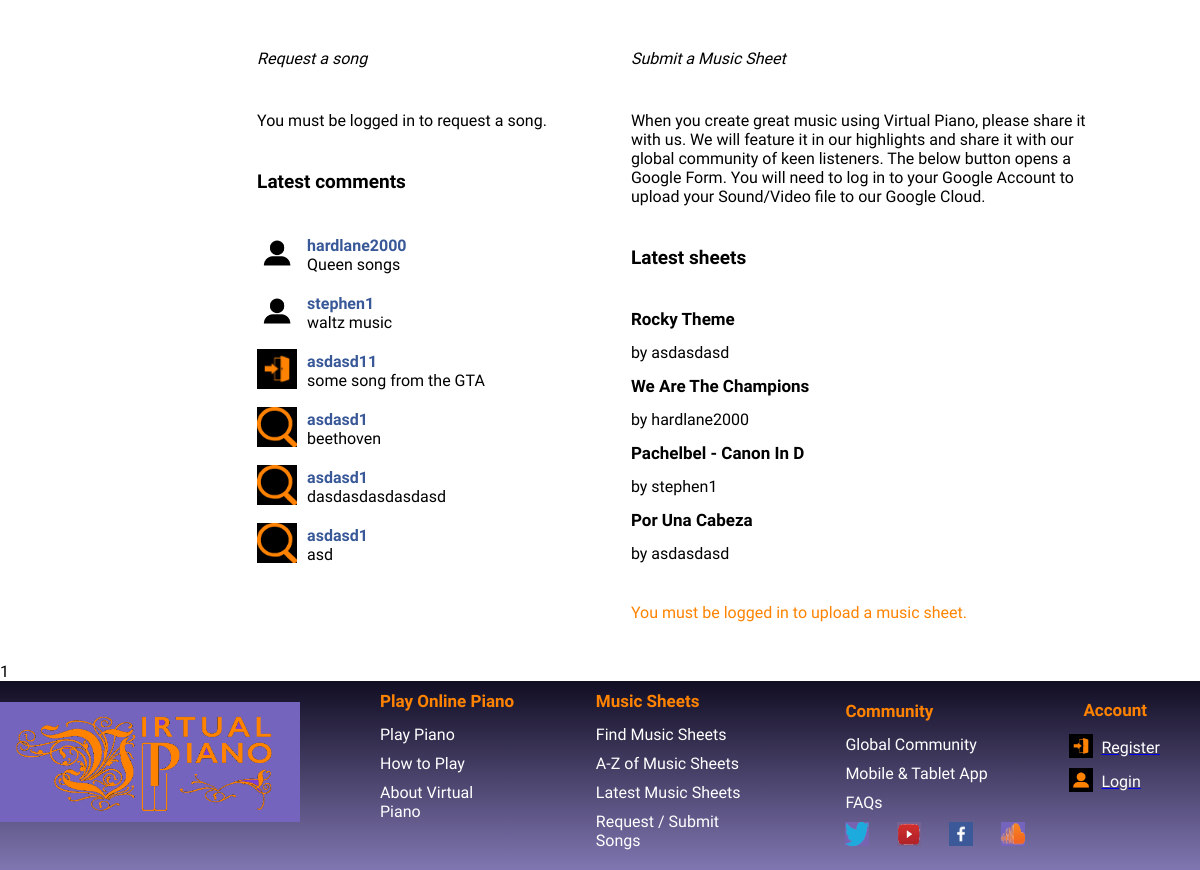
/music/ (lower part), run on an earlier commit of the app's database.
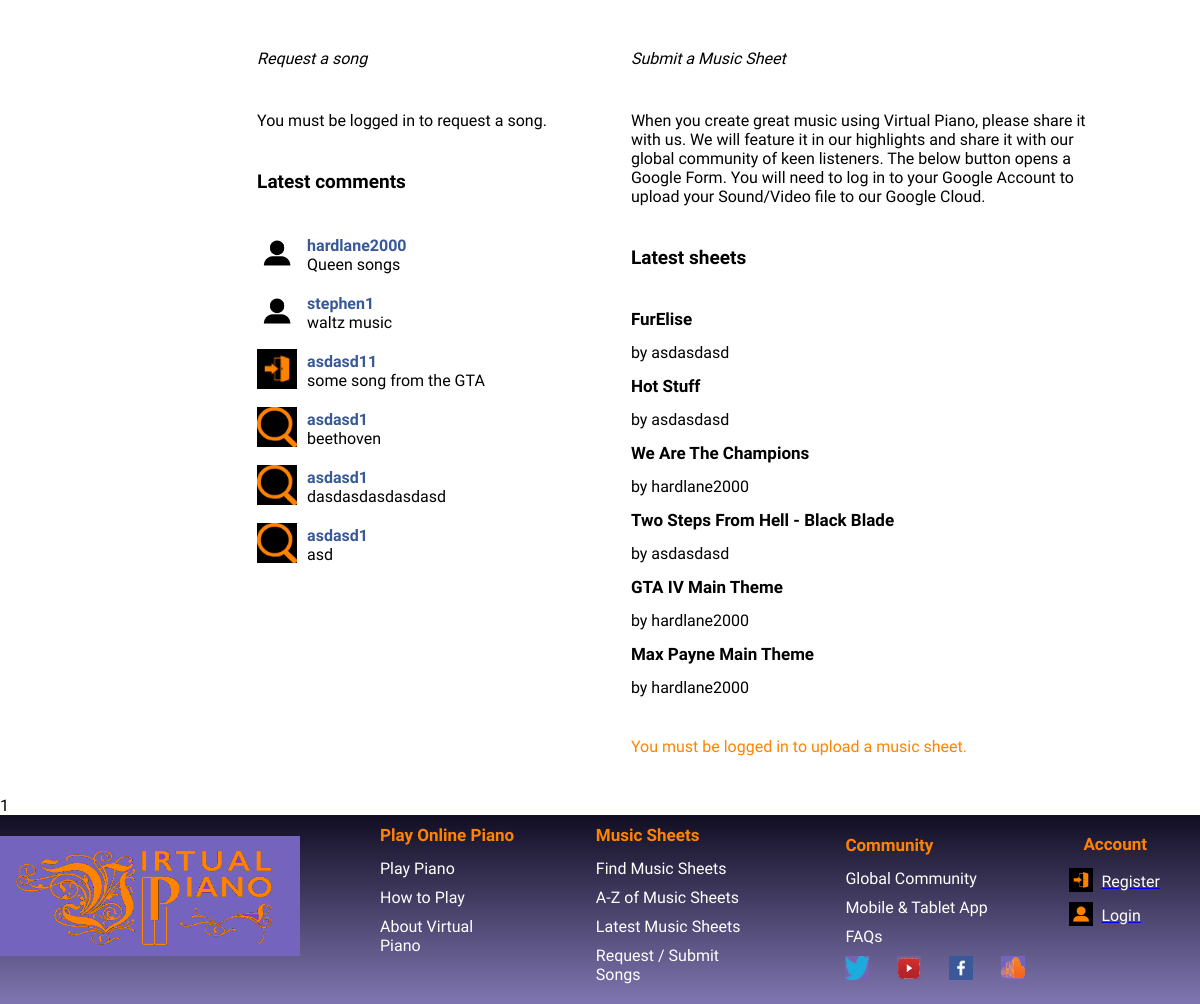
And on a later commit of the database.
### db_models.py (models this page shows, shortened)
class MusicSheet(db.Model):
    __bind_key__ = "music_sheets"
    id = db.Column(db.Integer, primary_key=True)
    title = db.Column(db.String(100), nullable=False, unique=True)
    content = db.Column(db.Text, nullable=False)
    author = db.Column(db.String(100), nullable=False)
    genre = db.Column(db.String(100))
    datetime = db.Column(db.DateTime, default = datetime.utcnow)

### routing/routes_music.py (the view)
@music_pages.route('/')
def music():
    if current_user.is_anonymous:
        return render_template("/music/music_sheets.html", comments = get_comments(), latest_music = get_latest_music())
    return render_template("/music/music_sheets.html", loggedinuser=current_user.username, avatar = get_avatar_for_a_user(current_user.username), comments = get_comments(), latest_music = get_latest_music(),
                           admin = is_admin(current_user.username))

### subsidiary_functions.py (called while the page is built)
def get_avatar_for_a_user(username):
    if not isinstance(username, str):
        raise TypeError('Expected string input')
    try:
        return db.session.query(Avatar).filter_by(img_username = username).all()[0].img_link
    except:
        return False

def get_latest_music():
    all_sheets = MusicSheet.query.order_by(MusicSheet.datetime).all()
    all_sheets.reverse()
    return all_sheets

def get_comments():
    comments = [vars(Comment.query.all()[i]).copy() for i in range(len(db.session.query(Comment).all()))]
    for comment in comments:
        comment["avatar"] = get_avatar_for_a_user(comment["author"])
    comments = sorted(comments, key = itemgetter("datetime"), reverse = True)
    return comments

### Templates/music/music_sheets.html (shortened to what this page needs)
{% extends 'base.html' %}
{% block head %}
    <link rel = "stylesheet" href = "{{ url_for('static', filename = '/css/music_sheets.css') }}">
{% endblock %}
{% block body %}
<div class = "music_sheets_lists_browse_2">
    <div class = "music_sheets_request">
        <div class = "music_sheets_request_title">
            Request a song
        </div>
        <div class = "music_sheets_request_content">
            {% if not loggedinuser %}
                You must be logged in to request a song.
            {% endif %}
        </div>
        <div class = "music_sheets_comments">
            <div class = "music_sheets_comments_title">
                Latest comments
            </div>
            {% for comment in comments %}
            <div class = "music_sheets_comment">
                <div class = "music_sheets_comment_avatar">
                    {% if comment.avatar %}
                    <img src = "{{ url_for('static', filename = '/uploads/images/' + comment.avatar ) }}">
                    {% else %}
                    <img src = "{{ url_for('static', filename = '/images/login-icon.jpg') }}">
                    {% endif %}
                </div>
                    <div class = "music_sheets_comment_content">
                        <div class = "music_sheets_comment_content_username">
                            {{ comment.author }}
                        </div>
                        <div class = "music_sheets_comment_content_content">
                            {{ comment.content }}
                        </div>
                    </div>
            </div>
            {% endfor %}
        </div>
    </div>
    <div class = "music_sheets_submit">
        <div class = "music_sheets_submit_title">
            Submit a Music Sheet
        </div>
        <div class = "music_sheets_submit_content">
            When you create great music using Virtual Piano, please share it with us. We will feature it in our highlights and share it with our global community of keen listeners.
            The below button opens a Google Form. You will need to log in to your Google Account to upload your Sound/Video file to our Google Cloud.
        </div>
        <div class = "music_sheets_submit_content_title">
            Latest sheets
        </div>
        <div class = "music_sheets_submit_content_latest_music">
            {% for sheet in latest_music %}
            <div class = "latest_music_title">
            <a class = "music_link" href = "/music/sheets/{{ sheet.id }}">
                {{ sheet.title.split(".")[0] }}
            </a>
            </div>
            <div class = "latest_music_user">
            by {{ sheet.author }}
            </div>
            {% endfor %}
        </div>
        <div class = "music_sheets_upload">
            {% if loggedinuser %}
                <div class = "music_sheets_upload_1">
                    <a href = "/upload">
                        Upload a sheet
                    </a>
                </div>
            {% else %}
            <a href = "/login">You must be logged in to upload a music sheet.</a>
            {% endif %}
        </div>
    </div>
</div>
<div class = "music_sheets_found_music">
    1
</div>
{% endblock %}

What changed in the data, as far as the page shows it:
removed MusicSheet: title "Rocky Theme", author "asdasdasd"
removed MusicSheet: title "Pachelbel - Canon In D", author "stephen1"
removed MusicSheet: title "Por Una Cabeza", author "asdasdasd"
added MusicSheet: title "FurElise", author "asdasdasd"
added MusicSheet: title "Hot Stuff", author "asdasdasd"
added MusicSheet: title "Two Steps From Hell - Black Blade", author "asdasdasd"
added MusicSheet: title "GTA IV Main Theme", author "hardlane2000"
added MusicSheet: title "Max Payne Main Theme", author "hardlane2000"
